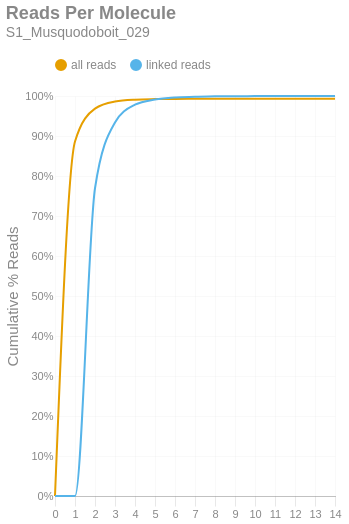

The notebook cell saved with this chart:
### Markdown cell above
### Reads per Molecule
This chart shows the cumulative distribution of the number of reads per linked molecule. That is, how many alignments are associated with a unique molecule. This excludes the number of reads associated with invalid or absent linked-read barcodes. The `linked` histogram is the percentages recalculated when disregarding singletons.

### Code cell
if SKIPLR:
    print_html(f"Skipped")
else:
    counts = np.bincount(valids['reads'].cast(pl.Int64).to_numpy())
    weighted = counts * np.arange(len(counts))
    all_perc = weighted / n_reads
    linked_perc = weighted / n_linked_reads
    linked_perc[1] = 0
    binned_df = pl.DataFrame({
        'readsper': list(range(len(counts))),
        'all reads (cumsum)': np.cumsum(all_perc).tolist(),
        'linked reads (cumsum)': np.cumsum(linked_perc).tolist(),
    })

    with SafeRender(binned_df):
        (
            density_plot(binned_df, 'Reads Per Molecule', samplename, 'readspmol')
            .encode(
                x=alt.X('readsper:O', title=None).axis(labelAngle=0).scale(padding=0),
                y=alt.Y('value:Q', title='Cumulative % Reads').axis(format='%').stack(False),
                color=alt.Color("key:N").scale(domain=["all reads", "linked reads"]),
                tooltip=[
                    alt.Tooltip("key:N", title="Data Type"),
                    alt.Tooltip("readsper:O", title="Reads Per Molecule"),
                    alt.Tooltip("value:Q", format=".2%", title="% Reads (Cum.)")
                ]            
            )
        ).display()

### Figure 1 — Vega-Lite specification as saved in the notebook (floating-point values rounded to 4 significant figures)
{"width": "container", "height": 400, "config": {"title": {"anchor": "start", "dy": -15, "fontSize": 18, "color": "#888888", "subtitleColor": "#888888", "subtitleFontSize": 14}, "arc": {"fill": "#0072B2"}, "axis": {"domainColor": "#888888", "domainWidth": 0.5, "gridWidth": 0.2, "grid": false, "titleFontWeight": 400, "titleFontSize": 15, "labelFontSize": 11, "labelColor": "#888888", "tickColor": "#888888", "tickWidth": 0.2, "titleColor": "#888888"}, "axisBand": {"grid": false}, "axisX": {"grid": true, "tickSize": 10, "domainCap": "round"}, "axisY": {"domain": false, "grid": true, "tickSize": 0, "domainCap": "round"}, "background": "transparent", "header": {"labelFontSize": 15, "labelColor": "#888888", "titleFontSize": 15, "titleFontWeight": 600, "titleColor": "#888888"}, "legend": {"labelFont": "sans-serif", "labelFontSize": 12, "labelColor": "#888888", "symbolSize": 100, "symbolType": "circle", "titleFontSize": 12, "titlePadding": 10, "titleColor": "#888888", "title": null, "orient": "top"}, "range": {"category": ["#E69F00", "#56B4E9", "#009E73", "#F0E442", "#0072B2", "#D55E00", "#CC79A7", "#000000"], "diverging": ["#cfe8f3", "#a2d4ec", "#73bfe2", "#46abdb", "#1696d2", "#12719e"]}, "area": {"fill": "#0072B2", "fillOpacity": 0.7, "line": true, "strokeOpacity": 0.7}, "line": {"color": "#0072B2", "stroke": "#0072B2", "strokeWidth": 2}, "trail": {"color": "#0072B2", "stroke": "#0072B2", "strokeWidth": 0, "size": 1}, "point": {"filled": true, "fillOpacity": 1.0, "size": 95}, "text": {"color": "#888888", "fontSize": 11, "align": "right", "fontWeight": 400, "size": 11}, "bar": {"fill": "#0072B2", "stroke": null}, "view": {"stroke": null, "continuousWidth": 660, "continuousHeight": 400}}, "data": {"name": "data-9e97ac7eae33c5815e452da06b88a5c2"}, "mark": {"type": "line", "interpolate": "monotone", "point": {"opacity": 0, "size": 275}}, "encoding": {"color": {"field": "key", "scale": {"domain": ["all reads", "linked reads"]}, "type": "nominal"}, "tooltip": [{"field": "key", "title": "Data Type", "type": "nominal"}, {"field": "readsper", "title": "Reads Per Molecule", "type": "ordinal"}, {"field": "value", "format": ".2%", "title": "% Reads (Cum.)", "type": "quantitative"}], "x": {"axis": {"labelAngle": 0}, "field": "readsper", "scale": {"padding": 0}, "title": null, "type": "ordinal"}, "y": {"axis": {"format": "%"}, "field": "value", "stack": false, "title": "Cumulative % Reads", "type": "quantitative"}}, "params": [{"name": "param_c36ac31b6afebe62", "select": {"type": "point", "fields": ["key"]}, "bind": "legend"}], "title": {"text": "Reads Per Molecule", "subtitle": "S1_Musquodoboit_029"}, "transform": [{"fold": ["all reads (cumsum)", "linked reads (cumsum)"]}, {"calculate": "replace(datum.key, ' (cumsum)', '')", "as": "key"}, {"filter": {"param": "param_c36ac31b6afebe62"}}], "usermeta": {"embedOptions": {"downloadFileName": "S1_Musquodoboit_029.readspmol"}}, "$schema": "https://vega.github.io/schema/vega-lite/v6.1.0.json", "datasets": {"data-9e97ac7eae33c5815e452da06b88a5c2": [{"readsper": 0, "all reads (cumsum)": 0.0, "linked reads (cumsum)": 0.0}, {"readsper": 1, "all reads (cumsum)": 0.8863, "linked reads (cumsum)": 0.0}, {"readsper": 2, "all reads (cumsum)": 0.9685, "linked reads (cumsum)": 0.7693}, {"readsper": 3, "all reads (cumsum)": 0.9861, "linked reads (cumsum)": 0.9338}, {"readsper": 4, "all reads (cumsum)": 0.9909, "linked reads (cumsum)": 0.9782}, {"readsper": 5, "all reads (cumsum)": 0.9922, "linked reads (cumsum)": 0.9911}, {"readsper": 6, "all reads (cumsum)": 0.9928, "linked reads (cumsum)": 0.9963}, {"readsper": 7, "all reads (cumsum)": 0.993, "linked reads (cumsum)": 0.9979}, {"readsper": 8, "all reads (cumsum)": 0.9931, "linked reads (cumsum)": 0.9992}, {"readsper": 9, "all reads (cumsum)": 0.9931, "linked reads (cumsum)": 0.9995}, {"readsper": 10, "all reads (cumsum)": 0.9932, "linked reads (cumsum)": 0.9997}, {"readsper": 11, "all reads (cumsum)": 0.9932, "linked reads (cumsum)": 0.9999}, {"readsper": 12, "all reads (cumsum)": 0.9932, "linked reads (cumsum)": 0.9999}, {"readsper": 13, "all reads (cumsum)": 0.9932, "linked reads (cumsum)": 0.9999}, {"readsper": 14, "all reads (cumsum)": 0.9932, "linked reads (cumsum)": 1.0}]}}
